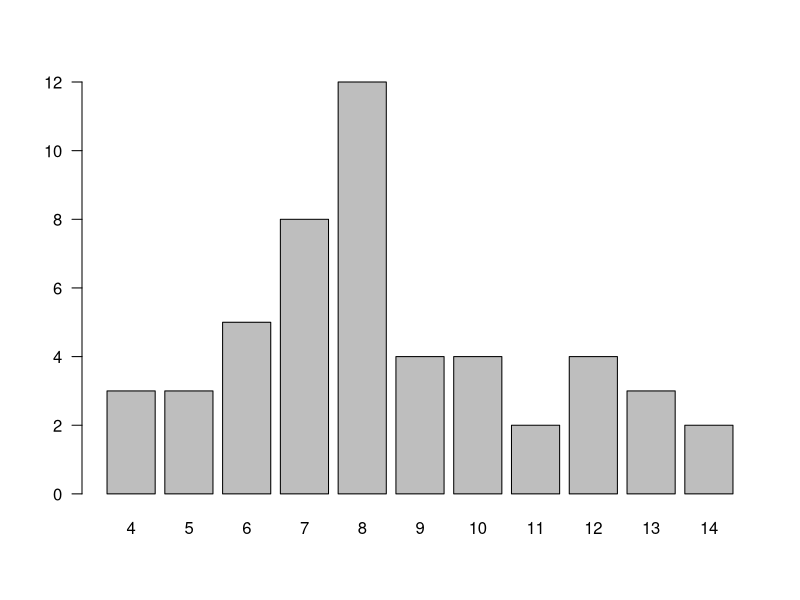
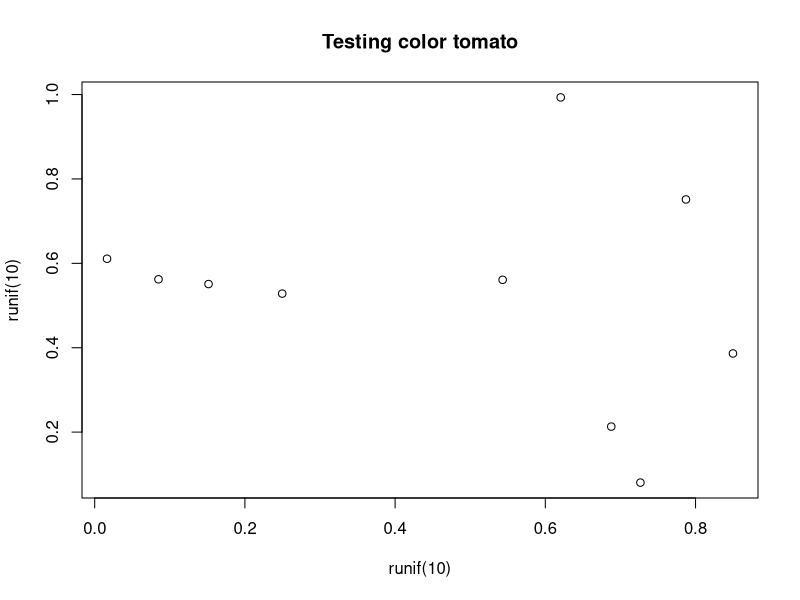

These figures' R source, in order: (Note: this script raises an error after producing the figures.)
## ---- chunk 1
knitr::opts_chunk$set(echo = TRUE, error = TRUE)
## ---- chunk 2
head(USArrests)
states <- rownames(USArrests)

nchar(states)
tolower(states)
toupper(states)
casefold(states, upper = TRUE)
casefold(states, upper = FALSE)

num_char <- nchar(states)
freq_char <- table(num_char)
barplot(freq_char, las = 1)
## ---- chunk 3
paste(head(states, 5), head(num_char, 5), sep = " = ")
paste(head(states, 5), collapse = '')

substr(states, start = nchar(states) - 2, stop = nchar(states))
paste0(substr(states, start = 1, stop = 1), substr(states, start = nchar(states) - 2, stop = nchar(states)))

## ---- chunk 4
states_list <- list(0)

for (i in min(num_char) : max(num_char)) {
  if (i %% 2 == 0) {
    states_list[[i - min(num_char) + 1]] <- toupper(paste(states[num_char == i], collapse = ", "))
  } else {
    states_list[[i - min(num_char) + 1]] <- tolower(paste(states[num_char == i], collapse = ", "))
  }
}

names(states_list) <- paste0(min(num_char) : max(num_char), "-chars")

states_list

## ---- chunk 5
to_celsius <- function(x = 1) {
  (x - 32) * (5 / 9)
}

to_kelvin <- function(x = 1) {
  (x + 459.67) * (5 / 9)
}

to_reaumur <- function(x = 1) {
  (x - 32) * (4 / 9)
}

to_rankine <- function(x = 1) {
  x + 459.67
}

temp_convert <- function(x = 1, to = "celsius") {
  switch(tolower(to),
         "celsius" = to_celsius(x),
         "kelvin" = to_kelvin(x),
         "reaumur" = to_reaumur(x),
         "rankine" = to_rankine(x))
}

temp_convert(30, "celsius")
temp_convert(30, "Celsius")
temp_convert(30, "CELSIUS")
## ---- chunk 6
# first way
file <- rep("file", 10)
num <- 1:10
csv <- rep(".csv")
paste(file, num, csv, sep = "")

# second way
paste("file", 1:10, ".csv", sep = "")

# third way
paste0("file", 1:10, ".csv")

# rename
rename <- paste0("file", 1:10, ".csv")
sub(pattern = "file", replacement = "dataset", rename)
## ---- chunk 7
outfile <- "output.txt"

cat("---\n", file = outfile)
cat("title: \"lab10\"\n", file = outfile, append = TRUE)
cat("author: \"Donggyun Kim\"\n", file = outfile, append = TRUE)
cat("date: \"2017-11-23\"\n", file = outfile, append = TRUE)
cat("output: github_document\n", file = outfile, append = TRUE)
cat("---\n", file = outfile, append = TRUE)

cat("\nThis is the first line\n", file = outfile, append = TRUE)
cat("A 2nd line\n", file = "output.txt", append = TRUE)

cat("\nThe quick brown fox jumps over the lazy dog\n",
    file = outfile, append = TRUE)
## ---- chunk 8
is_color <- function(x) {
  if (sum(colors() == x) > 0) {
    TRUE
  } else {
    FALSE
  }
}

is_color("yellow")  

is_color("blu")     

is_color("turkuoise")

## ---- chunk 9
colplot <- function(col) {
  if (is_color(col)) {
    plot(runif(10), runif(10), main = paste("Testing color", col, sep = " "))
  } else {
    stop(paste("invalid color", col, sep = " "))
  }
}

colplot('tomato')

colplot('tomate')
## ---- chunk 10
set.seed(1)
letrs <- sample(letters, size = 100, replace = TRUE)
head(letrs)

count_vowel <- function(x) {
  a <- sum(x == "a")
  e <- sum(x == "e")
  i <- sum(x == "i")
  o <- sum(x == "o")
  u <- sum(x == "u")
  
  cat(paste0("a: ", a))
  cat(paste0("\ne: ", e))
  cat(paste0("\ni: ", i))
  cat(paste0("\no: ", o))
  cat(paste0("\nu: ", u))
}

count_vowel(letrs)
## ---- chunk 11
count_consonant <- function(letrs) {
  b <- sum(letrs == "b")
  c <- sum(letrs == "c")
  d <- sum(letrs == "d")
  f <- sum(letrs == "f")
  g <- sum(letrs == "g")
  h <- sum(letrs == "h")
  j <- sum(letrs == "j")
  k <- sum(letrs == "k")
  l <- sum(letrs == "l")
  m <- sum(letrs == "m")
  n <- sum(letrs == "n")
  p <- sum(letrs == "p")
  q <- sum(letrs == "q")
  r <- sum(letrs == "r")
  s <- sum(letrs == "s")
  t <- sum(letrs == "t")
  v <- sum(letrs == "v")
  w <- sum(letrs == "w")
  x <- sum(letrs == "x")
  y <- sum(letrs == "y")
  z <- sum(letrs == "z")
  
  vec <- c(b = b, c = c, d = d, f = f, g = g, h = h, j = j, k = k, l = l, m = m, 
           n = n, p = p, q = q, r = r, s = s, t = t, v = v, w = w, x = x, y = y,
           z = z)
  vec
}

count_consonant(letrs)
## ---- chunk 12
count_letters <- function(letrs) {
  cat(paste0("\"letters: ", length(letrs), "\"\n"))
  cat(paste0("\"vowels: ", length(letrs) - sum(count_consonant(letrs)), "\"\n"))
  cat(paste0("\"consonants: ", sum(count_consonant(letrs)), "\""))
}

count_letters(letrs)
